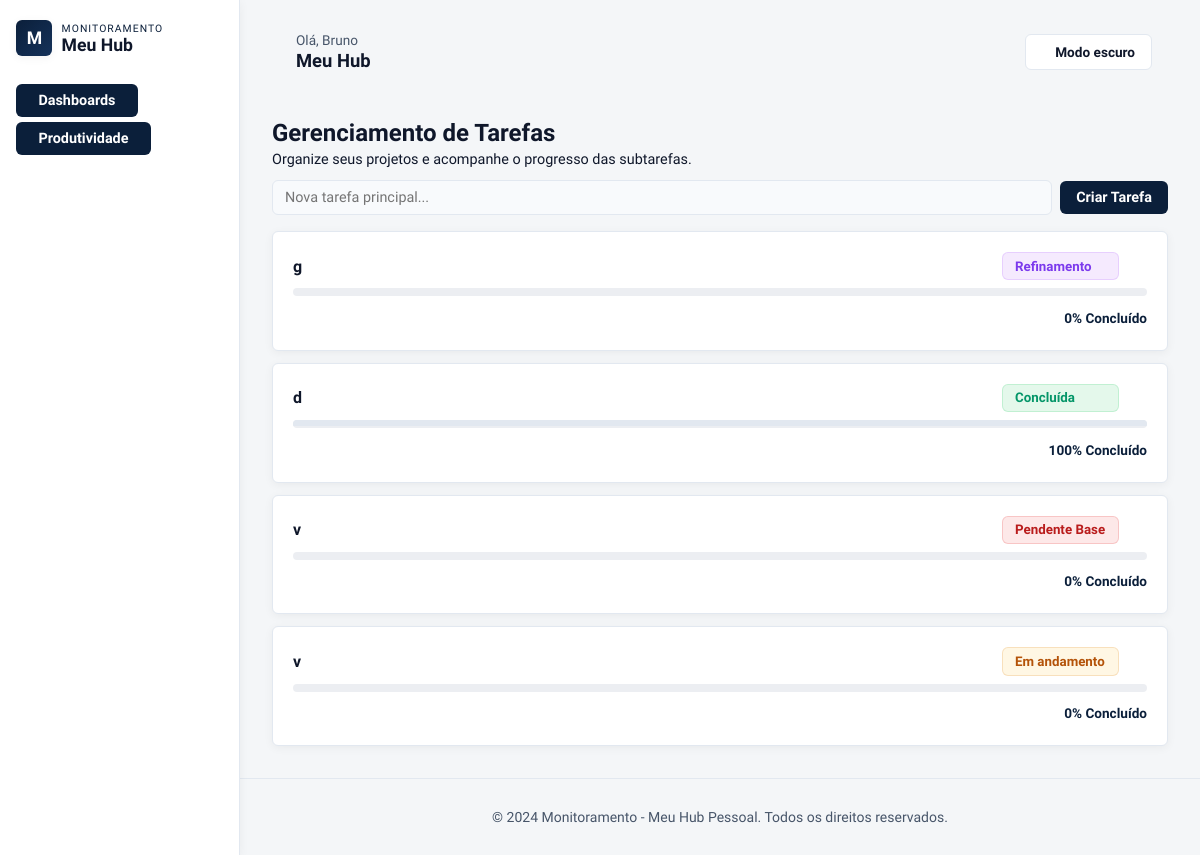
Screenshot of /tarefas with the database file from the repository.
### models.py (models this page shows)
class Tarefa(db.Model):
    id = db.Column(db.Integer, primary_key=True)
    titulo = db.Column(db.String(150), nullable=False)
    status = db.Column(db.String(20), default="em-andamento", nullable=False)
    ordem = db.Column(db.Integer, default=0, nullable=False)
    subtarefas = db.relationship('Subtarefa', backref='tarefa', lazy=True, cascade="all, delete-orphan", order_by="Subtarefa.ordem")
    @property
    def progresso(self):
        total = len(self.subtarefas)
        if total == 0:
            return 0
        concluidas = sum(1 for s in self.subtarefas if s.concluida)
        return int((concluidas / total) * 100)

class Subtarefa(db.Model):
    id = db.Column(db.Integer, primary_key=True)
    descricao = db.Column(db.String(150), nullable=False)
    concluida = db.Column(db.Boolean, default=False)
    ordem = db.Column(db.Integer, default=0) # Para o ranqueamento
    tarefa_id = db.Column(db.Integer, db.ForeignKey('tarefa.id'), nullable=False)

### app.py (the view)
@app.route('/tarefas')
def tarefas():
    lista_tarefas = Tarefa.query.options(joinedload(Tarefa.subtarefas)).order_by(Tarefa.ordem).all()
    return render_template('modules/Produtividade/tarefas.html', tarefas=lista_tarefas)

### templates/modules/Produtividade/tarefas.html (shortened to what this page needs)
{% extends 'base.html' %}
{% block content %}
<link rel="stylesheet" href="{{ url_for('static', filename='produtividade/tarefa/css/tarefa.css') }}">
<div class="header">
    <h1>Gerenciamento de Tarefas</h1>
    <p>Organize seus projetos e acompanhe o progresso das subtarefas.</p>
</div>
<form action="{{ url_for('add_tarefa') }}" method="POST" class="add-form ajax-form form-add-tarefa" id="addTaskForm">
    <input type="text" name="titulo" placeholder="Nova tarefa principal..." required>
    <button type="submit">Criar Tarefa</button>
</form>
<div id="tasks-list" style="display: flex; flex-direction: column; gap: 0.75rem;">
    {% for tarefa in tarefas %}
    <div class="card task-card" draggable="true" data-id="{{ tarefa.id }}">
        <div style="display: flex; justify-content: space-between; align-items: center; margin-bottom: 0.5rem; gap: 1rem;">
            <div onclick="toggleSubtasks({{ tarefa.id }})" style="flex: 1; display: flex; align-items: center; cursor: pointer; user-select: none; gap: 0.5rem;">
                <h3 style="margin: 0; font-size: 1rem;">{{ tarefa.titulo }}</h3>
            </div>
            <div class="status-wrapper">
                <select id="status-select-{{ tarefa.id }}" class="status-select status-{{ tarefa.status }}" onchange="changeStatus({{ tarefa.id }}, this.value)">
                    <option value="em-andamento" {% if tarefa.status == 'em-andamento' %}selected{% endif %}>Em andamento</option>
                    <option value="refinamento" {% if tarefa.status == 'refinamento' %}selected{% endif %}>Refinamento</option>
                    <option value="concluida" {% if tarefa.status == 'concluida' %}selected{% endif %}>Concluída</option>
                    <option value="pendente-base" {% if tarefa.status == 'pendente-base' %}selected{% endif %}>Pendente Base</option>
                </select>
            </div>
            <form action="{{ url_for('delete_tarefa', tarefa_id=tarefa.id) }}" method="POST" style="margin: 0;" onsubmit="return confirm('Tem certeza que deseja excluir esta tarefa e TODAS as suas subtarefas?');" class="ajax-form form-delete-tarefa">
                <button type="submit" class="delete-btn" title="Excluir Tarefa"></button>
            </form>
        </div>
        <div>
            <div class="progress-bar-container">
                <div class="progress-bar" style="width: {{ tarefa.progresso }}%;"></div>
            </div>
            <p class="progress-text">{{ tarefa.progresso }}% Concluído</p>
        </div>
    </div>
    {% else %}
    <p style="color: var(--text-secondary);">Nenhuma tarefa cadastrada. Crie uma acima!</p>
    {% endfor %}
</div>
{% endblock %}

### templates/base.html (style rules this page uses)
body { margin: 0; padding: 0; display: flex; height: 100vh; overflow: hidden; flex-direction: column; }
@media (min-width: 768px) { body { flex-direction: row; } }

### rows the page displays
Tarefa: titulo "g", status+id "Refinamento", progresso "0"
Tarefa: titulo "d", status+id "Concluída", progresso "100"
Tarefa: titulo "v", status+id "Pendente Base", progresso "0"
Tarefa: titulo "v", status+id "Em andamento", progresso "0"
